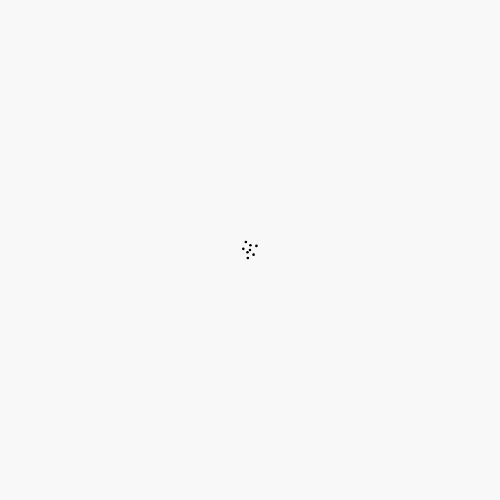
Frame 1 (no input)
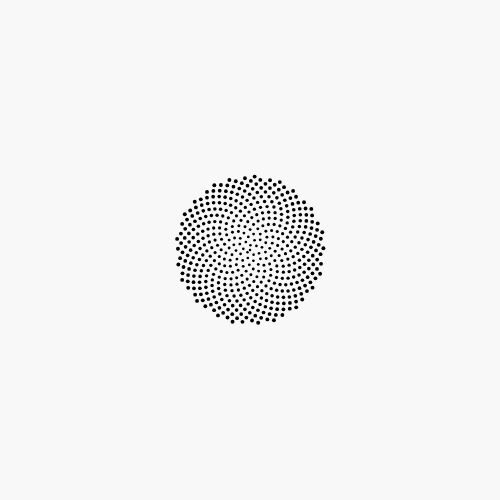
Frame 60 (no input)
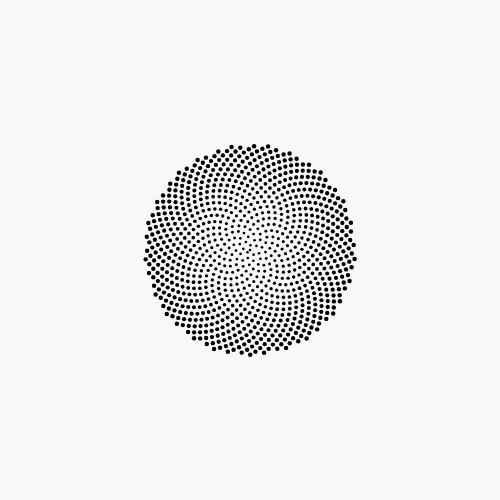
Frame 120 (the mouse pressed at the canvas centre since frame 60)

The p5.js sketch that drew these frames (run headless with seeded random() and noise() and a simulated clock; from frame 60 on, the mouse is pressed at the canvas centre):

// p5.js sketch
// ── sketch.js
// 잎차례 (Vogel 1979: θ=n·137.5°, r=c√n) — 검은 점, 흰 배경.
// ←/→: 발산각 ±0.1°, G: 황금각 복귀
const GOLDEN = 137.5077640500378;
let angleDeg = GOLDEN, n = 0;
const C_SCALE = 3.4, DOTS_PER_FRAME = 8, MAX_R = 240;

function setup() {
  createCanvas(500, 500);
  restart();
}

function restart() {
  n = 0;
  background(248);
}

function draw() {
  translate(width / 2, height / 2);
  const a = radians(angleDeg);
  noStroke();
  fill(0);
  for (let i = 0; i < DOTS_PER_FRAME; i++) {
    const r = C_SCALE * sqrt(n);
    if (r > MAX_R) break;
    circle(r * cos(n * a), r * sin(n * a), map(r, 0, MAX_R, 2.5, 7));
    n++;
  }
}

function keyPressed() {
  if (keyCode === LEFT_ARROW) { angleDeg -= 0.1; restart(); }
  if (keyCode === RIGHT_ARROW) { angleDeg += 0.1; restart(); }
  if (key === 'g' || key === 'G') { angleDeg = GOLDEN; restart(); }
}
